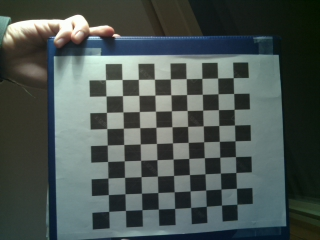
#> input picture 2019/data/chess320x240.jpg, 320 x 240 px
$ python cameraCallibrate.py
#> lines starting #> are read from the running program, lines starting #| are printed output that depends on the picture; after the words box and inside, x2 and y2 are one past the last pixel; in counts of white or black regions, pixels touching at a corner belong together; long printed decimals are rounded
#!/usr/bin/python3
# Deriving camera characteristics based on chessboard identification
# nb:
#       Currently the only values from this script that are being implemented is the principal point, which (according to cv2.calibrateCamera()) is not at the center of the screen
#       Focal length is calculated according to some math found online
# Focal length:

# https://raspberrypi.stackexchange.com/questions/81964/calculating-focal-length-of-raspberry-pi-camera
# Focal math (using ‘swnsor width’ and ‘focal length’ in spec sheet)
#
#       Focal_width_px =  (camera_focal_length / camera_sensor_size) * window size
#
#       Focal_width_px  = ( 3.6 / 3.76) * 320
#       = 306.3829787
#
# When plugging in the calculated value for fx and fy, the distance estimation was much, much closer than
# when using the fx and fy returned by cv2.calibrateCamera, however currently the principal point given by
# calibrateCamera() is still in effect.

import numpy as np
import cv2
import glob

# termination criteria
criteria = (cv2.TERM_CRITERIA_EPS + cv2.TERM_CRITERIA_MAX_ITER, 30, 0.001)

# prepare object points, like (0,0,0), (1,0,0), (2,0,0) ....,(6,5,0)
# 9x9
objp = np.zeros((9*9,3), np.float32)
objp[:,:2] = np.mgrid[0:9,0:9].T.reshape(-1,2)

# Arrays to store object points and image points from all the images.
objpoints = [] # 3d point in real world space
imgpoints = [] # 2d points in image plane.

# images = glob.glob('chess320x240_3_rotated.jpg')

img = cv2.imread('chess320x240.jpg')
#> img is the input picture: shape (240, 320, 3); mean B, G, R 81.3, 85, 74.5
gray = cv2.cvtColor(img,cv2.COLOR_BGR2GRAY)
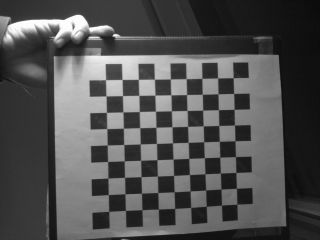
#> gray: shape (240, 320); min 10, max 253, mean 81.4

# Find the chess board corners
ret, corners = cv2.findChessboardCorners(gray, (9,9),None)
#> ret = True; corners = 81 rows, first 8: [105.5, 79.65], [122, 79.5], [138.4, 79.44], [154.5, 79.38], [170.4, 78.95], [186.4, 78.64], [201.7, 78.5], [217.7, 78.08]

# If found, add object points, image points (after refining them)
if ret == True:
        objpoints.append(objp)

corners2 = cv2.cornerSubPix(gray,corners,(11,11),(-1,-1),criteria)
#> corners2 = 81 rows, first 8: [105.5, 79.73], [122.1, 79.47], [138.3, 79.34], [154.4, 79.27], [170.3, 78.84], [186.2, 78.71], [201.8, 78.29], [217.7, 78.04]
imgpoints.append(corners2)

# Draw and display the corners
img = cv2.drawChessboardCorners(img, (7,6), corners2,ret)
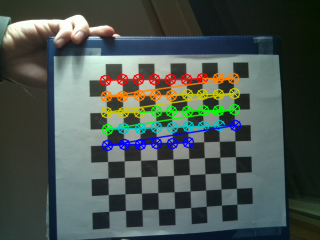
#> img: shape (240, 320, 3); 8.06% of pixels changed, all inside (x1, y1, x2, y2) = (99, 72, 242, 152)

# Save image
cv2.imwrite('out.png',img)

ret, mtx, dist, rvecs, tvecs = cv2.calibrateCamera(objpoints, imgpoints, gray.shape[::-1],None,None)
#> ret = 0.201; mtx = [[444.1, 0, 94.81], [0, 431.5, 108.2], [0, 0, 1]]; dist = [[0.225, 0.29, -0.0195, -0.0246, -5.16]]; rvecs = ([-0.0632, -0.14, -0.0208],); tvecs = ([0.643, -1.75, 26.42],)

# [7 lines of commented-out code are left out]

print("Camera Matrix: \n {0} ".format(mtx))
#| Camera Matrix:
#|  [[444.111   0.          94.811]
#|  [  0.         431.466 108.187]
#|  [  0.           0.           1.        ]]

print("Distance coefficants: \n {0} ".format(dist))
#| Distance coefficants:
#|  [[ 0.2246  0.2898 -0.01951 -0.02461 -5.161]]

print("Translation vector: \n {0}".format(tvecs))
#| Translation vector:
#|  (array([[ 0.643],
#|        [-1.748],
#|        [26.417]]),)
